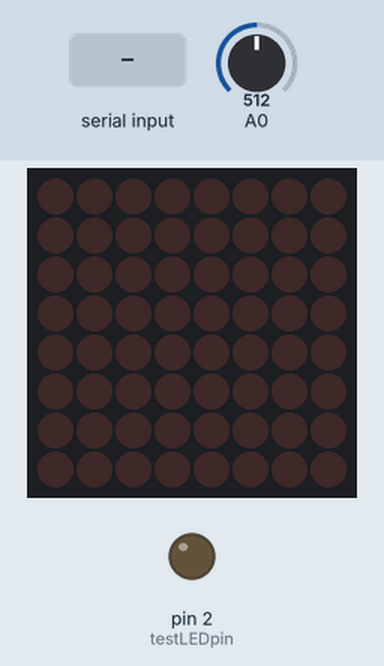
Recording of a sketch running on a simulated Arduino Uno, built with avr-gcc and run on an emulated ATmega328P. Shown: 8×8 LED matrix, output pins drawn as LEDs (lit = HIGH). The inputs (shaded band) are chosen by the test bench; at power-on: A0 = 512. Random numbers use the default seed unless the sketch sets one.

Above: at 1.2 s.
1.3 s: "+" received over Serial
At 2.9 s:
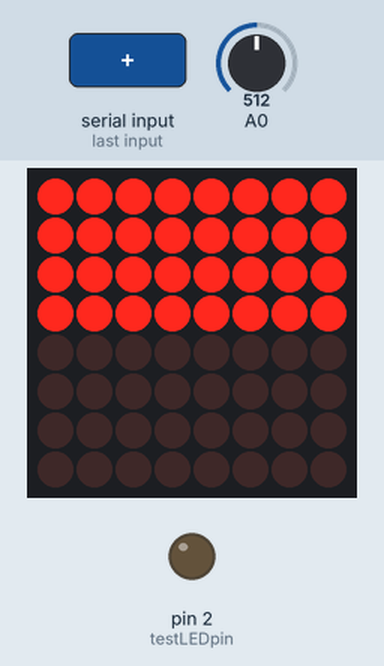
3.2 s: byte 114 ('r') received over Serial
At 3.38 s:
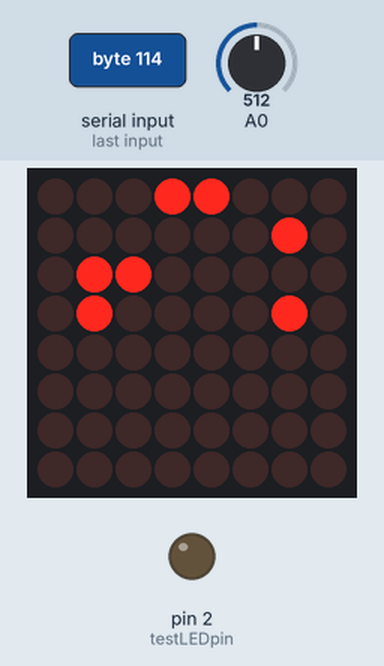
5.0 s: "+" received over Serial
At 6.7 s:
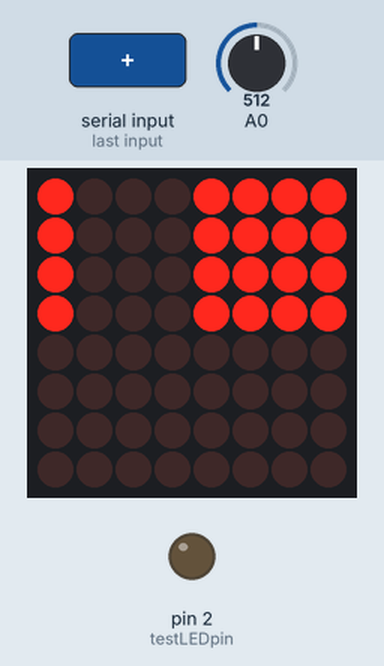
7.0 s: "A" received over Serial
At 7.9 s:
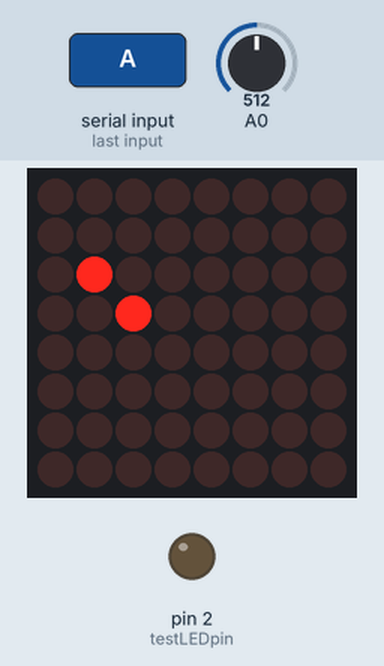
8.5 s: byte 45 ('-') received over Serial
At 9.78 s:
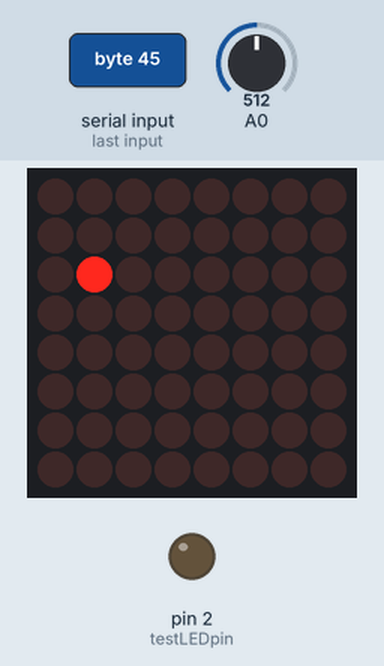
11.3 s: "B" received over Serial
At 11.9 s:
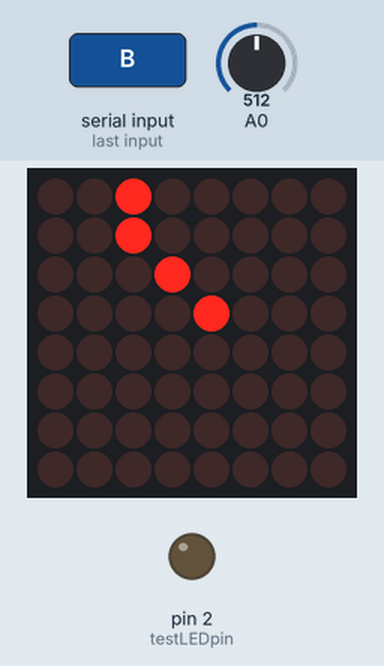
Timing chart, 0 to 13.8 s (numbered marks = the images above; inputs shaded):
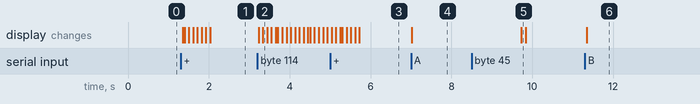

Measured:
- after the input at 1.3 s, the display: first changes after 0.05 s (image 1 shows a later state)
- after the input at 3.2 s, the display: first changes at once (image 2 shows a later state)
- after the input at 7.0 s, the display: changes at once (image 4)
- after the input at 8.5 s, the display: changes after 1.2 s (image 5)
- after the input at 11.3 s, the display: changes at once (image 6)

The sketch:

chord_test.ino
```cpp
//================ import libraries ================
#include <Wire.h>
#include "Adafruit_LEDBackpack.h"
#include "Adafruit_GFX.h"
#include <SimpleTimer.h>
#include <cmath>

//================ define ================
#ifndef _BV
#define _BV(bit) (1<<(bit))
#endif

#define testLEDpin 2

//================ global variables ================
Adafruit_LEDBackpack matrix = Adafruit_LEDBackpack();

//variables for microphone
const int sampleWindow = 50; // Sample window width in mS (50 mS = 20Hz)
unsigned int sample;

//variables for timer & animation
SimpleTimer timer; // the timer object
int anim_pileUp_timerId;
int anim_pileDown_timerId;
int anim_random_timerId;
int anim_pickDown_timerId;
int anim_pickUp_timerId;

//================ setup() ================
void setup() {
  Serial.begin(9600);

  pinMode(testLEDpin, OUTPUT);

  anim_pileUp_timerId = timer.setInterval(100, anim_pileUp);
  anim_pileDown_timerId = timer.setInterval(100, anim_pileDown);
  anim_random_timerId = timer.setInterval(100, anim_random);
  anim_pickDown_timerId = timer.setInterval(20, anim_pickDown);
  anim_pickUp_timerId = timer.setInterval(20, anim_pickUp);
  timer.disable(anim_pileUp_timerId);
  timer.disable(anim_pileDown_timerId);
  timer.disable(anim_random_timerId);
  timer.disable(anim_pickDown_timerId);
  timer.disable(anim_pickUp_timerId);

  matrix.begin(0x70);  // pass in the address to the matrix instance
  turnOffAllLEDs(); //turn off all LEDs at first
}

//================ loop() ================
void loop() {
  //check the input vlotage from the attached microphone
  checkMicrophone();

  //parce the incoming chars from Serial Port
  parceIncomingChar();

  //run timer
  timer.run();

  // write the changes we just made to the display
  matrix.writeDisplay();

}


//================ checkMicrophone() ================
//Check the input voltage from the attached microphone
//to notify that the string has been picked to the connected phone
//by sending back a signal.
//
//*This function will be replaced by sound analyzing function on the phone.
void checkMicrophone(){
 unsigned long startMillis= millis();  // Start of sample window
   unsigned int peakToPeak = 0;   // peak-to-peak level

   unsigned int signalMax = 0;
   unsigned int signalMin = 1024;

   // collect data for 50 mS
   while (millis() - startMillis < sampleWindow)
   {
      sample = analogRead(0);
      if (sample < 1024)  // toss out spurious readings
      {
         if (sample > signalMax)
         {
            signalMax = sample;  // save just the max levels
         }
         else if (sample < signalMin)
         {
            signalMin = sample;  // save just the min levels
         }
      }
   }
   peakToPeak = signalMax - signalMin;  // max - min = peak-peak amplitude
   double volts = (peakToPeak * 3.3) / 1024;  // convert to volts

   //Serial.println(volts);

   //if the input voltage is greater than a threshold amount,
   //send a signal back to the connected phone
   //to notify that the string has been picked
   if(volts > 2.0){
     digitalWrite(testLEDpin, HIGH);
   } else {
     digitalWrite(testLEDpin, LOW);
   }

}

//================ parceIncomingChar() ================
//parce incoming characters from Serial Port.
//This function will be re-written with a different protocol.

void parceIncomingChar() {
  if (Serial.available() > 0) {
    char c = Serial.read();

    switch(c){
      case 'A':
        turnOffAllLEDs();
        matrix.displaybuffer[2] = _BV(0);
        matrix.displaybuffer[3] = _BV(1);
        break;

      case 'B':
        turnOffAllLEDs();
        matrix.displaybuffer[0] = _BV(1);
        matrix.displaybuffer[1] = _BV(1);
        matrix.displaybuffer[2] = _BV(2);
        matrix.displaybuffer[3] = _BV(3);
        break;

      case 'C':
        turnOffAllLEDs();
        matrix.displaybuffer[0] = _BV(2);
        break;

      case 'D':
        turnOffAllLEDs();
        matrix.displaybuffer[1] = _BV(1);
        matrix.displaybuffer[2] = _BV(1);
        matrix.displaybuffer[3] = _BV(1);
        break;

      case 'E':
        turnOffAllLEDs();
        matrix.displaybuffer[0] = _BV(1);
        matrix.displaybuffer[1] = _BV(3);
        matrix.displaybuffer[2] = _BV(3);
        matrix.displaybuffer[3] = _BV(3);
        break;

      case 'F':
        turnOffAllLEDs();
        matrix.displaybuffer[1] = _BV(0);
        matrix.displaybuffer[3] = _BV(1);
        break;

      case 'G':
        turnOffAllLEDs();
        matrix.displaybuffer[0] = _BV(1);
        matrix.displaybuffer[1] = _BV(2);
        matrix.displaybuffer[2] = _BV(1);
        break;

      case '1':
        turnOnAllLEDs();
        break;

      case '0':
        turnOffAllLEDs();
        break;

      case '+':
        if(!timer.isEnabled(anim_pileDown_timerId)){
          timer.enable(anim_pileUp_timerId);
        }
        break;

      case '-':
        if(!timer.isEnabled(anim_pileUp_timerId)){
          timer.enable(anim_pileDown_timerId);
        }
        break;

      case 'r':
        timer.enable(anim_random_timerId);
        break;

      case 'u':
        if(!timer.isEnabled(anim_pickUp_timerId)){
          timer.enable(anim_pickDown_timerId);
        }

      case 'd':
        if(!timer.isEnabled(anim_pickDown_timerId)){
          timer.enable(anim_pickUp_timerId);
        }

      //default:
        //do nothing
    }

  }
}

//================ turnOnAllLEDS() ================
//turn on all the LEDs on the fingerboards
void turnOnAllLEDs(){
  for(int stringNum = 0; stringNum < 4; stringNum++){
    for(int fretNum = 0; fretNum < 14; fretNum++){
      matrix.displaybuffer[stringNum] |= _BV(fretNum);
    }
  }
}

//================ turnOffAllLEDS() ================
//turn off all the LEDs on the fingerboards
void turnOffAllLEDs(){
  for(int stringNum = 0; stringNum < 4; stringNum++){
    matrix.displaybuffer[stringNum] = 0;
  }
}

//================ anim_pileUp() ================
//lighting up four LEDs on each frets in sequence from top to bottom
void anim_pileUp(){
  static int counter = 0;

  matrix.displaybuffer[0] |= _BV(counter);
  matrix.displaybuffer[1] |= _BV(counter);
  matrix.displaybuffer[2] |= _BV(counter);
  matrix.displaybuffer[3] |= _BV(counter);

  counter++;
  if(counter > 13){
    counter = 0;
    timer.disable(anim_pileUp_timerId);
  }
}

//================ anim_pileDown() ================
//turning off four LEDs on each frets in sequence from bottom to top
void anim_pileDown(){
  static int counter = 13;

  matrix.displaybuffer[0] &= ~_BV(counter);
  matrix.displaybuffer[1] &= ~_BV(counter);
  matrix.displaybuffer[2] &= ~_BV(counter);
  matrix.displaybuffer[3] &= ~_BV(counter);

  counter--;
  if(counter < 0){
    counter = 13;
    timer.disable(anim_pileDown_timerId);
  }
}

//================ anim_random() ================
//light up LEDs randomly for 2 seconds
void anim_random(){
  static int counter = 0;

  matrix.displaybuffer[0] = _BV(round(random(14))) | _BV(round(random(14))) | _BV(round(random(14)));
  matrix.displaybuffer[1] = _BV(round(random(14))) | _BV(round(random(14))) | _BV(round(random(14)));
  matrix.displaybuffer[2] = _BV(round(random(14))) | _BV(round(random(14))) | _BV(round(random(14)));
  matrix.displaybuffer[3] = _BV(round(random(14))) | _BV(round(random(14))) | _BV(round(random(14)));

  counter++;
  if(counter > 20){
    counter = 0;
    timer.disable(anim_random_timerId);
    turnOffAllLEDs();
  }

}

//================ anim_pickDown() ================
//animation for picking strings from up to down
void anim_pickDown(){
  static int counter = 0;

  matrix.displaybuffer[counter] |= _BV(14);

  counter++;
  if(counter > 4){
    counter = 0;
    timer.disable(anim_pickUp_timerId);
    turnOffStringLEDs();
  }
}

//================ anim_pickUp() ================
//animation for picking strings from down to up
void anim_pickUp(){
  static int counter = 3;

  matrix.displaybuffer[counter] |= _BV(14);

  counter--;
  if(counter < -1){
    counter = 3;
    timer.disable(anim_pickDown_timerId);
    turnOffStringLEDs();
  }
}

//================ turnOffStringLEDs() ================
//turning off all the LEDs for strings
void turnOffStringLEDs(){
  for(int stringNum = 0; stringNum < 4; stringNum++){
    matrix.displaybuffer[stringNum] &= ~_BV(14);
  }
}
```
